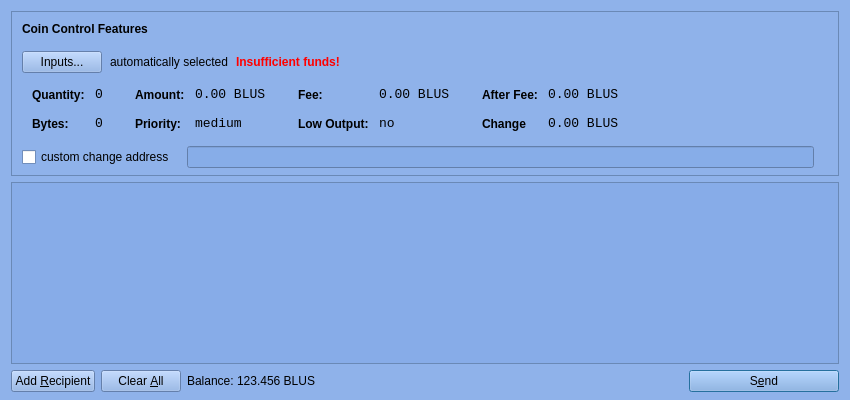
<?xml version="1.0" encoding="UTF-8"?>
<ui version="4.0">
 <class>SendCoinsDialog</class>
 <widget class="QDialog" name="SendCoinsDialog">
  <property name="geometry">
   <rect>
    <x>0</x>
    <y>0</y>
    <width>850</width>
    <height>400</height>
   </rect>
  </property>
  <property name="palette">
   <palette>
    <active>
     <colorrole role="WindowText">
      <brush brushstyle="SolidPattern">
       <color alpha="255">
        <red>0</red>
        <green>0</green>
        <blue>0</blue>
       </color>
      </brush>
     </colorrole>
     <colorrole role="Button">
      <brush brushstyle="SolidPattern">
       <color alpha="238">
        <red>135</red>
        <green>173</green>
        <blue>232</blue>
       </color>
      </brush>
     </colorrole>
     <colorrole role="Light">
      <brush brushstyle="SolidPattern">
       <color alpha="238">
        <red>241</red>
        <green>247</green>
        <blue>255</blue>
       </color>
      </brush>
     </colorrole>
     <colorrole role="Midlight">
      <brush brushstyle="SolidPattern">
       <color alpha="238">
        <red>188</red>
        <green>210</green>
        <blue>243</blue>
       </color>
      </brush>
     </colorrole>
     <colorrole role="Dark">
      <brush brushstyle="SolidPattern">
       <color alpha="238">
        <red>67</red>
        <green>86</green>
        <blue>116</blue>
       </color>
      </brush>
     </colorrole>
     <colorrole role="Mid">
      <brush brushstyle="SolidPattern">
       <color alpha="238">
        <red>90</red>
        <green>115</green>
        <blue>154</blue>
       </color>
      </brush>
     </colorrole>
     <colorrole role="Text">
      <brush brushstyle="SolidPattern">
       <color alpha="255">
        <red>0</red>
        <green>0</green>
        <blue>0</blue>
       </color>
      </brush>
     </colorrole>
     <colorrole role="BrightText">
      <brush brushstyle="SolidPattern">
       <color alpha="255">
        <red>255</red>
        <green>255</green>
        <blue>255</blue>
       </color>
      </brush>
     </colorrole>
     <colorrole role="ButtonText">
      <brush brushstyle="SolidPattern">
       <color alpha="255">
        <red>0</red>
        <green>0</green>
        <blue>0</blue>
       </color>
      </brush>
     </colorrole>
     <colorrole role="Base">
      <brush brushstyle="SolidPattern">
       <color alpha="255">
        <red>255</red>
        <green>255</green>
        <blue>255</blue>
       </color>
      </brush>
     </colorrole>
     <colorrole role="Window">
      <brush brushstyle="SolidPattern">
       <color alpha="238">
        <red>135</red>
        <green>173</green>
        <blue>232</blue>
       </color>
      </brush>
     </colorrole>
     <colorrole role="Shadow">
      <brush brushstyle="SolidPattern">
       <color alpha="255">
        <red>0</red>
        <green>0</green>
        <blue>0</blue>
       </color>
      </brush>
     </colorrole>
     <colorrole role="AlternateBase">
      <brush brushstyle="SolidPattern">
       <color alpha="246">
        <red>195</red>
        <green>214</green>
        <blue>243</blue>
       </color>
      </brush>
     </colorrole>
     <colorrole role="ToolTipBase">
      <brush brushstyle="SolidPattern">
       <color alpha="255">
        <red>255</red>
        <green>255</green>
        <blue>220</blue>
       </color>
      </brush>
     </colorrole>
     <colorrole role="ToolTipText">
      <brush brushstyle="SolidPattern">
       <color alpha="255">
        <red>0</red>
        <green>0</green>
        <blue>0</blue>
       </color>
      </brush>
     </colorrole>
    </active>
    <inactive>
     <colorrole role="WindowText">
      <brush brushstyle="SolidPattern">
       <color alpha="255">
        <red>0</red>
        <green>0</green>
        <blue>0</blue>
       </color>
      </brush>
     </colorrole>
     <colorrole role="Button">
      <brush brushstyle="SolidPattern">
       <color alpha="238">
        <red>135</red>
        <green>173</green>
        <blue>232</blue>
       </color>
      </brush>
     </colorrole>
     <colorrole role="Light">
      <brush brushstyle="SolidPattern">
       <color alpha="238">
        <red>241</red>
        <green>247</green>
        <blue>255</blue>
       </color>
      </brush>
     </colorrole>
     <colorrole role="Midlight">
      <brush brushstyle="SolidPattern">
       <color alpha="238">
        <red>188</red>
        <green>210</green>
        <blue>243</blue>
       </color>
      </brush>
     </colorrole>
     <colorrole role="Dark">
      <brush brushstyle="SolidPattern">
       <color alpha="238">
        <red>67</red>
        <green>86</green>
        <blue>116</blue>
       </color>
      </brush>
     </colorrole>
     <colorrole role="Mid">
      <brush brushstyle="SolidPattern">
       <color alpha="238">
        <red>90</red>
        <green>115</green>
        <blue>154</blue>
       </color>
      </brush>
     </colorrole>
     <colorrole role="Text">
      <brush brushstyle="SolidPattern">
       <color alpha="255">
        <red>0</red>
        <green>0</green>
        <blue>0</blue>
       </color>
      </brush>
     </colorrole>
     <colorrole role="BrightText">
      <brush brushstyle="SolidPattern">
       <color alpha="255">
        <red>255</red>
        <green>255</green>
        <blue>255</blue>
       </color>
      </brush>
     </colorrole>
     <colorrole role="ButtonText">
      <brush brushstyle="SolidPattern">
       <color alpha="255">
        <red>0</red>
        <green>0</green>
        <blue>0</blue>
       </color>
      </brush>
     </colorrole>
     <colorrole role="Base">
      <brush brushstyle="SolidPattern">
       <color alpha="255">
        <red>255</red>
        <green>255</green>
        <blue>255</blue>
       </color>
      </brush>
     </colorrole>
     <colorrole role="Window">
      <brush brushstyle="SolidPattern">
       <color alpha="238">
        <red>135</red>
        <green>173</green>
        <blue>232</blue>
       </color>
      </brush>
     </colorrole>
     <colorrole role="Shadow">
      <brush brushstyle="SolidPattern">
       <color alpha="255">
        <red>0</red>
        <green>0</green>
        <blue>0</blue>
       </color>
      </brush>
     </colorrole>
     <colorrole role="AlternateBase">
      <brush brushstyle="SolidPattern">
       <color alpha="246">
        <red>195</red>
        <green>214</green>
        <blue>243</blue>
       </color>
      </brush>
     </colorrole>
     <colorrole role="ToolTipBase">
      <brush brushstyle="SolidPattern">
       <color alpha="255">
        <red>255</red>
        <green>255</green>
        <blue>220</blue>
       </color>
      </brush>
     </colorrole>
     <colorrole role="ToolTipText">
      <brush brushstyle="SolidPattern">
       <color alpha="255">
        <red>0</red>
        <green>0</green>
        <blue>0</blue>
       </color>
      </brush>
     </colorrole>
    </inactive>
    <disabled>
     <colorrole role="WindowText">
      <brush brushstyle="SolidPattern">
       <color alpha="238">
        <red>67</red>
        <green>86</green>
        <blue>116</blue>
       </color>
      </brush>
     </colorrole>
     <colorrole role="Button">
      <brush brushstyle="SolidPattern">
       <color alpha="238">
        <red>135</red>
        <green>173</green>
        <blue>232</blue>
       </color>
      </brush>
     </colorrole>
     <colorrole role="Light">
      <brush brushstyle="SolidPattern">
       <color alpha="238">
        <red>241</red>
        <green>247</green>
        <blue>255</blue>
       </color>
      </brush>
     </colorrole>
     <colorrole role="Midlight">
      <brush brushstyle="SolidPattern">
       <color alpha="238">
        <red>188</red>
        <green>210</green>
        <blue>243</blue>
       </color>
      </brush>
     </colorrole>
     <colorrole role="Dark">
      <brush brushstyle="SolidPattern">
       <color alpha="238">
        <red>67</red>
        <green>86</green>
        <blue>116</blue>
       </color>
      </brush>
     </colorrole>
     <colorrole role="Mid">
      <brush brushstyle="SolidPattern">
       <color alpha="238">
        <red>90</red>
        <green>115</green>
        <blue>154</blue>
       </color>
      </brush>
     </colorrole>
     <colorrole role="Text">
      <brush brushstyle="SolidPattern">
       <color alpha="238">
        <red>67</red>
        <green>86</green>
        <blue>116</blue>
       </color>
      </brush>
     </colorrole>
     <colorrole role="BrightText">
      <brush brushstyle="SolidPattern">
       <color alpha="255">
        <red>255</red>
        <green>255</green>
        <blue>255</blue>
       </color>
      </brush>
     </colorrole>
     <colorrole role="ButtonText">
      <brush brushstyle="SolidPattern">
       <color alpha="238">
        <red>67</red>
        <green>86</green>
        <blue>116</blue>
       </color>
      </brush>
     </colorrole>
     <colorrole role="Base">
      <brush brushstyle="SolidPattern">
       <color alpha="238">
        <red>135</red>
        <green>173</green>
        <blue>232</blue>
       </color>
      </brush>
     </colorrole>
     <colorrole role="Window">
      <brush brushstyle="SolidPattern">
       <color alpha="238">
        <red>135</red>
        <green>173</green>
        <blue>232</blue>
       </color>
      </brush>
     </colorrole>
     <colorrole role="Shadow">
      <brush brushstyle="SolidPattern">
       <color alpha="255">
        <red>0</red>
        <green>0</green>
        <blue>0</blue>
       </color>
      </brush>
     </colorrole>
     <colorrole role="AlternateBase">
      <brush brushstyle="SolidPattern">
       <color alpha="238">
        <red>135</red>
        <green>173</green>
        <blue>232</blue>
       </color>
      </brush>
     </colorrole>
     <colorrole role="ToolTipBase">
      <brush brushstyle="SolidPattern">
       <color alpha="255">
        <red>255</red>
        <green>255</green>
        <blue>220</blue>
       </color>
      </brush>
     </colorrole>
     <colorrole role="ToolTipText">
      <brush brushstyle="SolidPattern">
       <color alpha="255">
        <red>0</red>
        <green>0</green>
        <blue>0</blue>
       </color>
      </brush>
     </colorrole>
    </disabled>
   </palette>
  </property>
  <property name="windowTitle">
   <string>Send Coins</string>
  </property>
  <layout class="QVBoxLayout" name="verticalLayout" stretch="0,1,0">
   <property name="bottomMargin">
    <number>8</number>
   </property>
   <item>
    <widget class="QFrame" name="frameCoinControl">
     <property name="sizePolicy">
      <sizepolicy hsizetype="Expanding" vsizetype="Expanding">
       <horstretch>0</horstretch>
       <verstretch>0</verstretch>
      </sizepolicy>
     </property>
     <property name="maximumSize">
      <size>
       <width>16777215</width>
       <height>16777215</height>
      </size>
     </property>
     <property name="frameShape">
      <enum>QFrame::StyledPanel</enum>
     </property>
     <property name="frameShadow">
      <enum>QFrame::Sunken</enum>
     </property>
     <layout class="QVBoxLayout" name="verticalLayoutCoinControl2">
      <property name="spacing">
       <number>-1</number>
      </property>
      <property name="leftMargin">
       <number>0</number>
      </property>
      <property name="topMargin">
       <number>0</number>
      </property>
      <property name="rightMargin">
       <number>0</number>
      </property>
      <property name="bottomMargin">
       <number>6</number>
      </property>
      <item>
       <layout class="QVBoxLayout" name="verticalLayoutCoinControl" stretch="0,0,0,0,1">
        <property name="spacing">
         <number>0</number>
        </property>
        <property name="leftMargin">
         <number>10</number>
        </property>
        <property name="topMargin">
         <number>10</number>
        </property>
        <item>
         <layout class="QHBoxLayout" name="horizontalLayoutCoinControl1">
          <property name="bottomMargin">
           <number>15</number>
          </property>
          <item>
           <widget class="QLabel" name="labelCoinControlFeatures">
            <property name="sizePolicy">
             <sizepolicy hsizetype="Preferred" vsizetype="Maximum">
              <horstretch>0</horstretch>
              <verstretch>0</verstretch>
             </sizepolicy>
            </property>
            <property name="font">
             <font>
              <weight>75</weight>
              <bold>true</bold>
             </font>
            </property>
            <property name="styleSheet">
             <string notr="true">font-weight:bold;</string>
            </property>
            <property name="text">
             <string>Coin Control Features</string>
            </property>
           </widget>
          </item>
         </layout>
        </item>
        <item>
         <layout class="QHBoxLayout" name="horizontalLayoutCoinControl2" stretch="0,0,0,0">
          <property name="spacing">
           <number>8</number>
          </property>
          <property name="bottomMargin">
           <number>10</number>
          </property>
          <item>
           <widget class="QPushButton" name="pushButtonCoinControl">
            <property name="styleSheet">
             <string notr="true"/>
            </property>
            <property name="text">
             <string>Inputs...</string>
            </property>
           </widget>
          </item>
          <item>
           <widget class="QLabel" name="labelCoinControlAutomaticallySelected">
            <property name="text">
             <string>automatically selected</string>
            </property>
            <property name="margin">
             <number>5</number>
            </property>
           </widget>
          </item>
          <item>
           <widget class="QLabel" name="labelCoinControlInsuffFunds">
            <property name="font">
             <font>
              <weight>75</weight>
              <bold>true</bold>
             </font>
            </property>
            <property name="styleSheet">
             <string notr="true">color:red;font-weight:bold;</string>
            </property>
            <property name="text">
             <string>Insufficient funds!</string>
            </property>
            <property name="margin">
             <number>5</number>
            </property>
           </widget>
          </item>
          <item>
           <spacer name="horizontalSpacerCoinControl">
            <property name="orientation">
             <enum>Qt::Horizontal</enum>
            </property>
            <property name="sizeHint" stdset="0">
             <size>
              <width>40</width>
              <height>1</height>
             </size>
            </property>
           </spacer>
          </item>
         </layout>
        </item>
        <item>
         <widget class="QWidget" name="widgetCoinControl" native="true">
          <property name="sizePolicy">
           <sizepolicy hsizetype="Preferred" vsizetype="Preferred">
            <horstretch>0</horstretch>
            <verstretch>0</verstretch>
           </sizepolicy>
          </property>
          <property name="minimumSize">
           <size>
            <width>0</width>
            <height>0</height>
           </size>
          </property>
          <property name="styleSheet">
           <string notr="true"/>
          </property>
          <layout class="QHBoxLayout" name="horizontalLayoutCoinControl5">
           <property name="leftMargin">
            <number>0</number>
           </property>
           <property name="topMargin">
            <number>0</number>
           </property>
           <property name="rightMargin">
            <number>0</number>
           </property>
           <property name="bottomMargin">
            <number>0</number>
           </property>
           <item>
            <layout class="QHBoxLayout" name="horizontalLayoutCoinControl3" stretch="0,0,0,1">
             <property name="spacing">
              <number>20</number>
             </property>
             <property name="topMargin">
              <number>0</number>
             </property>
             <property name="bottomMargin">
              <number>10</number>
             </property>
             <item>
              <layout class="QFormLayout" name="formLayoutCoinControl1">
               <property name="horizontalSpacing">
                <number>10</number>
               </property>
               <property name="verticalSpacing">
                <number>14</number>
               </property>
               <property name="leftMargin">
                <number>10</number>
               </property>
               <property name="topMargin">
                <number>4</number>
               </property>
               <property name="rightMargin">
                <number>6</number>
               </property>
               <item row="0" column="0">
                <widget class="QLabel" name="labelCoinControlQuantityText">
                 <property name="styleSheet">
                  <string notr="true">font-weight:bold;</string>
                 </property>
                 <property name="text">
                  <string>Quantity:</string>
                 </property>
                 <property name="margin">
                  <number>0</number>
                 </property>
                </widget>
               </item>
               <item row="0" column="1">
                <widget class="QLabel" name="labelCoinControlQuantity">
                 <property name="font">
                  <font>
                   <family>Monospace</family>
                   <pointsize>10</pointsize>
                  </font>
                 </property>
                 <property name="cursor">
                  <cursorShape>IBeamCursor</cursorShape>
                 </property>
                 <property name="contextMenuPolicy">
                  <enum>Qt::ActionsContextMenu</enum>
                 </property>
                 <property name="text">
                  <string>0</string>
                 </property>
                 <property name="margin">
                  <number>0</number>
                 </property>
                 <property name="textInteractionFlags">
                  <set>Qt::LinksAccessibleByMouse|Qt::TextSelectableByKeyboard|Qt::TextSelectableByMouse</set>
                 </property>
                </widget>
               </item>
               <item row="1" column="0">
                <widget class="QLabel" name="labelCoinControlBytesText">
                 <property name="styleSheet">
                  <string notr="true">font-weight:bold;</string>
                 </property>
                 <property name="text">
                  <string>Bytes:</string>
                 </property>
                </widget>
               </item>
               <item row="1" column="1">
                <widget class="QLabel" name="labelCoinControlBytes">
                 <property name="font">
                  <font>
                   <family>Monospace</family>
                   <pointsize>10</pointsize>
                  </font>
                 </property>
                 <property name="cursor">
                  <cursorShape>IBeamCursor</cursorShape>
                 </property>
                 <property name="contextMenuPolicy">
                  <enum>Qt::ActionsContextMenu</enum>
                 </property>
                 <property name="text">
                  <string>0</string>
                 </property>
                 <property name="textInteractionFlags">
                  <set>Qt::LinksAccessibleByMouse|Qt::TextSelectableByKeyboard|Qt::TextSelectableByMouse</set>
                 </property>
                </widget>
               </item>
              </layout>
             </item>
             <item>
              <layout class="QFormLayout" name="formLayoutCoinControl2">
               <property name="horizontalSpacing">
                <number>10</number>
               </property>
               <property name="verticalSpacing">
                <number>14</number>
               </property>
               <property name="leftMargin">
                <number>6</number>
               </property>
               <property name="topMargin">
                <number>4</number>
               </property>
               <property name="rightMargin">
                <number>6</number>
               </property>
               <item row="0" column="0">
                <widget class="QLabel" name="labelCoinControlAmountText">
                 <property name="styleSheet">
                  <string notr="true">font-weight:bold;</string>
                 </property>
                 <property name="text">
                  <string>Amount:</string>
                 </property>
                 <property name="margin">
                  <number>0</number>
                 </property>
                </widget>
               </item>
               <item row="0" column="1">
                <widget class="QLabel" name="labelCoinControlAmount">
                 <property name="font">
                  <font>
                   <family>Monospace</family>
                   <pointsize>10</pointsize>
                  </font>
                 </property>
                 <property name="cursor">
                  <cursorShape>IBeamCursor</cursorShape>
                 </property>
                 <property name="contextMenuPolicy">
                  <enum>Qt::ActionsContextMenu</enum>
                 </property>
                 <property name="text">
                  <string>0.00 BLUS</string>
                 </property>
                 <property name="textInteractionFlags">
                  <set>Qt::LinksAccessibleByMouse|Qt::TextSelectableByKeyboard|Qt::TextSelectableByMouse</set>
                 </property>
                </widget>
               </item>
               <item row="1" column="0">
                <widget class="QLabel" name="labelCoinControlPriorityText">
                 <property name="styleSheet">
                  <string notr="true">font-weight:bold;</string>
                 </property>
                 <property name="text">
                  <string>Priority:</string>
                 </property>
                </widget>
               </item>
               <item row="1" column="1">
                <widget class="QLabel" name="labelCoinControlPriority">
                 <property name="font">
                  <font>
                   <family>Monospace</family>
                   <pointsize>10</pointsize>
                  </font>
                 </property>
                 <property name="cursor">
                  <cursorShape>IBeamCursor</cursorShape>
                 </property>
                 <property name="contextMenuPolicy">
                  <enum>Qt::ActionsContextMenu</enum>
                 </property>
                 <property name="text">
                  <string>medium</string>
                 </property>
                 <property name="textInteractionFlags">
                  <set>Qt::LinksAccessibleByMouse|Qt::TextSelectableByKeyboard|Qt::TextSelectableByMouse</set>
                 </property>
                </widget>
               </item>
              </layout>
             </item>
             <item>
              <layout class="QFormLayout" name="formLayoutCoinControl3">
               <property name="horizontalSpacing">
                <number>10</number>
               </property>
               <property name="verticalSpacing">
                <number>14</number>
               </property>
               <property name="leftMargin">
                <number>6</number>
               </property>
               <property name="topMargin">
                <number>4</number>
               </property>
               <property name="rightMargin">
                <number>6</number>
               </property>
               <item row="0" column="0">
                <widget class="QLabel" name="labelCoinControlFeeText">
                 <property name="styleSheet">
                  <string notr="true">font-weight:bold;</string>
                 </property>
                 <property name="text">
                  <string>Fee:</string>
                 </property>
                 <property name="margin">
                  <number>0</number>
                 </property>
                </widget>
               </item>
               <item row="0" column="1">
                <widget class="QLabel" name="labelCoinControlFee">
                 <property name="font">
                  <font>
                   <family>Monospace</family>
                   <pointsize>10</pointsize>
                  </font>
                 </property>
                 <property name="cursor">
                  <cursorShape>IBeamCursor</cursorShape>
                 </property>
                 <property name="contextMenuPolicy">
                  <enum>Qt::ActionsContextMenu</enum>
                 </property>
                 <property name="text">
                  <string>0.00 BLUS</string>
                 </property>
                 <property name="textInteractionFlags">
                  <set>Qt::LinksAccessibleByMouse|Qt::TextSelectableByKeyboard|Qt::TextSelectableByMouse</set>
                 </property>
                </widget>
               </item>
               <item row="1" column="0">
                <widget class="QLabel" name="labelCoinControlLowOutputText">
                 <property name="styleSheet">
                  <string notr="true">font-weight:bold;</string>
                 </property>
                 <property name="text">
                  <string>Low Output:</string>
                 </property>
                </widget>
               </item>
               <item row="1" column="1">
                <widget class="QLabel" name="labelCoinControlLowOutput">
                 <property name="font">
                  <font>
                   <family>Monospace</family>
                   <pointsize>10</pointsize>
                  </font>
                 </property>
                 <property name="cursor">
                  <cursorShape>IBeamCursor</cursorShape>
                 </property>
                 <property name="contextMenuPolicy">
                  <enum>Qt::ActionsContextMenu</enum>
                 </property>
                 <property name="text">
                  <string>no</string>
                 </property>
                 <property name="textInteractionFlags">
                  <set>Qt::LinksAccessibleByMouse|Qt::TextSelectableByKeyboard|Qt::TextSelectableByMouse</set>
                 </property>
                </widget>
               </item>
              </layout>
             </item>
             <item>
              <layout class="QFormLayout" name="formLayoutCoinControl4">
               <property name="horizontalSpacing">
                <number>10</number>
               </property>
               <property name="verticalSpacing">
                <number>14</number>
               </property>
               <property name="leftMargin">
                <number>6</number>
               </property>
               <property name="topMargin">
                <number>4</number>
               </property>
               <property name="rightMargin">
                <number>6</number>
               </property>
               <item row="0" column="0">
                <widget class="QLabel" name="labelCoinControlAfterFeeText">
                 <property name="styleSheet">
                  <string notr="true">font-weight:bold;</string>
                 </property>
                 <property name="text">
                  <string>After Fee:</string>
                 </property>
                 <property name="margin">
                  <number>0</number>
                 </property>
                </widget>
               </item>
               <item row="0" column="1">
                <widget class="QLabel" name="labelCoinControlAfterFee">
                 <property name="font">
                  <font>
                   <family>Monospace</family>
                   <pointsize>10</pointsize>
                  </font>
                 </property>
                 <property name="cursor">
                  <cursorShape>IBeamCursor</cursorShape>
                 </property>
                 <property name="contextMenuPolicy">
                  <enum>Qt::ActionsContextMenu</enum>
                 </property>
                 <property name="text">
                  <string>0.00 BLUS</string>
                 </property>
                 <property name="textInteractionFlags">
                  <set>Qt::LinksAccessibleByMouse|Qt::TextSelectableByKeyboard|Qt::TextSelectableByMouse</set>
                 </property>
                </widget>
               </item>
               <item row="1" column="0">
                <widget class="QLabel" name="labelCoinControlChangeText">
                 <property name="styleSheet">
                  <string notr="true">font-weight:bold;</string>
                 </property>
                 <property name="text">
                  <string>Change</string>
                 </property>
                </widget>
               </item>
               <item row="1" column="1">
                <widget class="QLabel" name="labelCoinControlChange">
                 <property name="font">
                  <font>
                   <family>Monospace</family>
                   <pointsize>10</pointsize>
                  </font>
                 </property>
                 <property name="cursor">
                  <cursorShape>IBeamCursor</cursorShape>
                 </property>
                 <property name="contextMenuPolicy">
                  <enum>Qt::ActionsContextMenu</enum>
                 </property>
                 <property name="text">
                  <string>0.00 BLUS</string>
                 </property>
                 <property name="textInteractionFlags">
                  <set>Qt::LinksAccessibleByMouse|Qt::TextSelectableByKeyboard|Qt::TextSelectableByMouse</set>
                 </property>
                </widget>
               </item>
              </layout>
             </item>
            </layout>
           </item>
          </layout>
         </widget>
        </item>
        <item>
         <layout class="QHBoxLayout" name="horizontalLayoutCoinControl4" stretch="0,0,0">
          <property name="spacing">
           <number>12</number>
          </property>
          <property name="sizeConstraint">
           <enum>QLayout::SetDefaultConstraint</enum>
          </property>
          <property name="topMargin">
           <number>5</number>
          </property>
          <property name="rightMargin">
           <number>5</number>
          </property>
          <item>
           <widget class="QCheckBox" name="checkBoxCoinControlChange">
            <property name="text">
             <string>custom change address</string>
            </property>
           </widget>
          </item>
          <item>
           <widget class="QLineEdit" name="lineEditCoinControlChange">
            <property name="enabled">
             <bool>false</bool>
            </property>
            <property name="sizePolicy">
             <sizepolicy hsizetype="Expanding" vsizetype="Fixed">
              <horstretch>0</horstretch>
              <verstretch>0</verstretch>
             </sizepolicy>
            </property>
           </widget>
          </item>
          <item>
           <widget class="QLabel" name="labelCoinControlChangeLabel">
            <property name="sizePolicy">
             <sizepolicy hsizetype="Preferred" vsizetype="Expanding">
              <horstretch>0</horstretch>
              <verstretch>0</verstretch>
             </sizepolicy>
            </property>
            <property name="minimumSize">
             <size>
              <width>0</width>
              <height>0</height>
             </size>
            </property>
            <property name="text">
             <string/>
            </property>
            <property name="margin">
             <number>3</number>
            </property>
           </widget>
          </item>
         </layout>
        </item>
        <item>
         <spacer name="verticalSpacerCoinControl">
          <property name="orientation">
           <enum>Qt::Vertical</enum>
          </property>
          <property name="sizeHint" stdset="0">
           <size>
            <width>800</width>
            <height>1</height>
           </size>
          </property>
         </spacer>
        </item>
       </layout>
      </item>
     </layout>
    </widget>
   </item>
   <item>
    <widget class="QScrollArea" name="scrollArea">
     <property name="widgetResizable">
      <bool>true</bool>
     </property>
     <widget class="QWidget" name="scrollAreaWidgetContents">
      <property name="geometry">
       <rect>
        <x>0</x>
        <y>0</y>
        <width>824</width>
        <height>141</height>
       </rect>
      </property>
      <layout class="QVBoxLayout" name="verticalLayout_2">
       <property name="leftMargin">
        <number>0</number>
       </property>
       <property name="topMargin">
        <number>0</number>
       </property>
       <property name="rightMargin">
        <number>0</number>
       </property>
       <property name="bottomMargin">
        <number>0</number>
       </property>
       <item>
        <layout class="QVBoxLayout" name="entries">
         <property name="spacing">
          <number>6</number>
         </property>
        </layout>
       </item>
       <item>
        <spacer name="verticalSpacer">
         <property name="orientation">
          <enum>Qt::Vertical</enum>
         </property>
         <property name="sizeHint" stdset="0">
          <size>
           <width>20</width>
           <height>40</height>
          </size>
         </property>
        </spacer>
       </item>
      </layout>
     </widget>
    </widget>
   </item>
   <item>
    <layout class="QHBoxLayout" name="horizontalLayout">
     <item>
      <widget class="QPushButton" name="addButton">
       <property name="toolTip">
        <string>Send to multiple recipients at once</string>
       </property>
       <property name="text">
        <string>Add &amp;Recipient</string>
       </property>
       <property name="icon">
        <iconset resource="../bitcoin.qrc">
         <normaloff>:/icons/add</normaloff>:/icons/add</iconset>
       </property>
       <property name="autoDefault">
        <bool>false</bool>
       </property>
      </widget>
     </item>
     <item>
      <widget class="QPushButton" name="clearButton">
       <property name="sizePolicy">
        <sizepolicy hsizetype="Minimum" vsizetype="Fixed">
         <horstretch>0</horstretch>
         <verstretch>0</verstretch>
        </sizepolicy>
       </property>
       <property name="toolTip">
        <string>Remove all transaction fields</string>
       </property>
       <property name="text">
        <string>Clear &amp;All</string>
       </property>
       <property name="icon">
        <iconset resource="../bitcoin.qrc">
         <normaloff>:/icons/remove</normaloff>:/icons/remove</iconset>
       </property>
       <property name="autoRepeatDelay">
        <number>300</number>
       </property>
       <property name="autoDefault">
        <bool>false</bool>
       </property>
      </widget>
     </item>
     <item>
      <layout class="QHBoxLayout" name="horizontalLayout_2">
       <property name="spacing">
        <number>3</number>
       </property>
       <item>
        <widget class="QLabel" name="label">
         <property name="sizePolicy">
          <sizepolicy hsizetype="Preferred" vsizetype="Fixed">
           <horstretch>0</horstretch>
           <verstretch>0</verstretch>
          </sizepolicy>
         </property>
         <property name="text">
          <string>Balance:</string>
         </property>
        </widget>
       </item>
       <item>
        <widget class="QLabel" name="labelBalance">
         <property name="sizePolicy">
          <sizepolicy hsizetype="Preferred" vsizetype="Fixed">
           <horstretch>0</horstretch>
           <verstretch>0</verstretch>
          </sizepolicy>
         </property>
         <property name="cursor">
          <cursorShape>IBeamCursor</cursorShape>
         </property>
         <property name="text">
          <string>123.456 BLUS</string>
         </property>
         <property name="textInteractionFlags">
          <set>Qt::LinksAccessibleByMouse|Qt::TextSelectableByKeyboard|Qt::TextSelectableByMouse</set>
         </property>
        </widget>
       </item>
      </layout>
     </item>
     <item>
      <spacer name="horizontalSpacer">
       <property name="orientation">
        <enum>Qt::Horizontal</enum>
       </property>
       <property name="sizeHint" stdset="0">
        <size>
         <width>40</width>
         <height>20</height>
        </size>
       </property>
      </spacer>
     </item>
     <item>
      <widget class="QPushButton" name="sendButton">
       <property name="minimumSize">
        <size>
         <width>150</width>
         <height>0</height>
        </size>
       </property>
       <property name="toolTip">
        <string>Confirm the send action</string>
       </property>
       <property name="text">
        <string>S&amp;end</string>
       </property>
       <property name="icon">
        <iconset resource="../bitcoin.qrc">
         <normaloff>:/icons/send</normaloff>:/icons/send</iconset>
       </property>
       <property name="default">
        <bool>true</bool>
       </property>
      </widget>
     </item>
    </layout>
   </item>
  </layout>
 </widget>
 <resources>
  <include location="../bitcoin.qrc"/>
 </resources>
 <connections/>
</ui>
